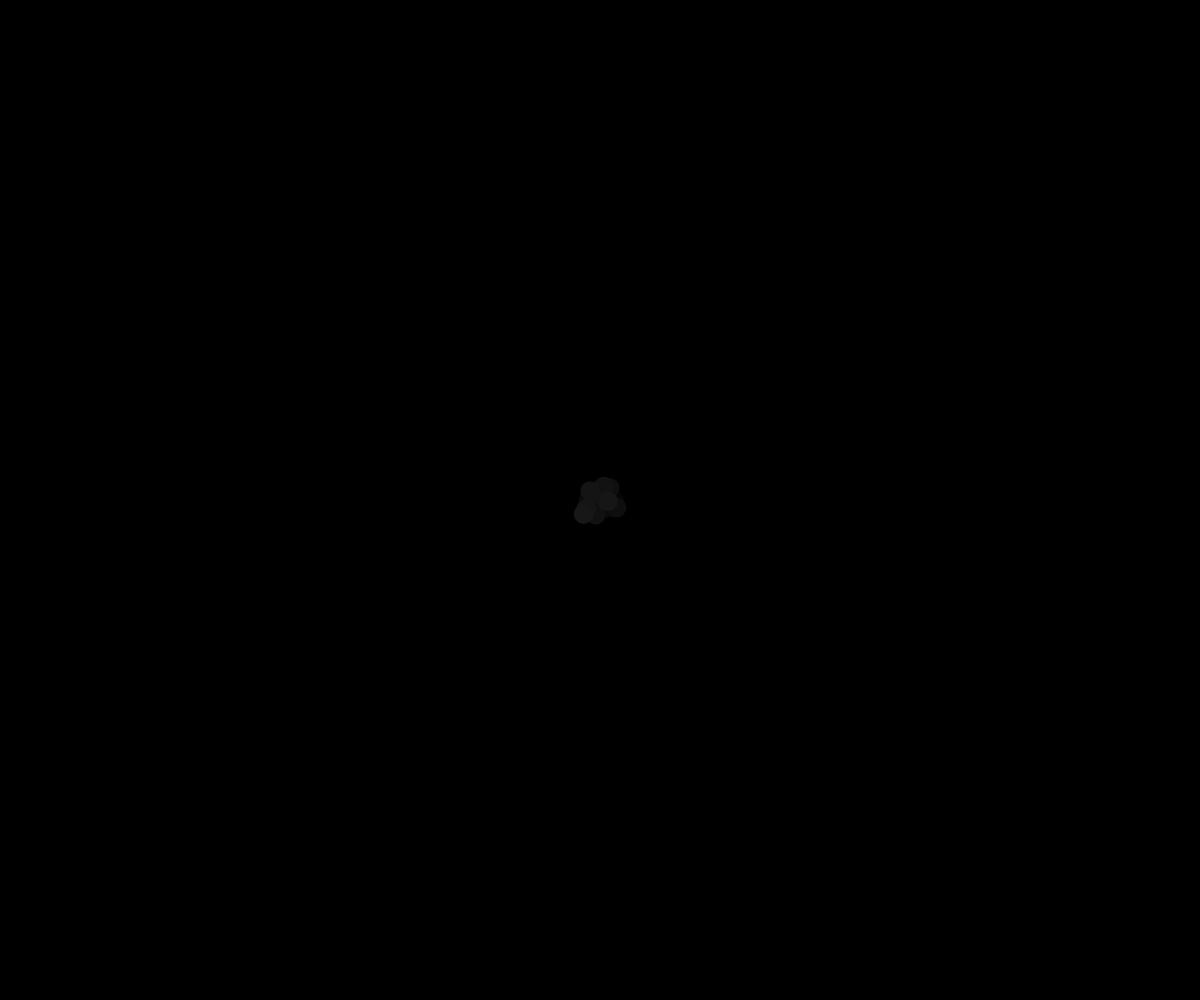
Frame 1 (no input)
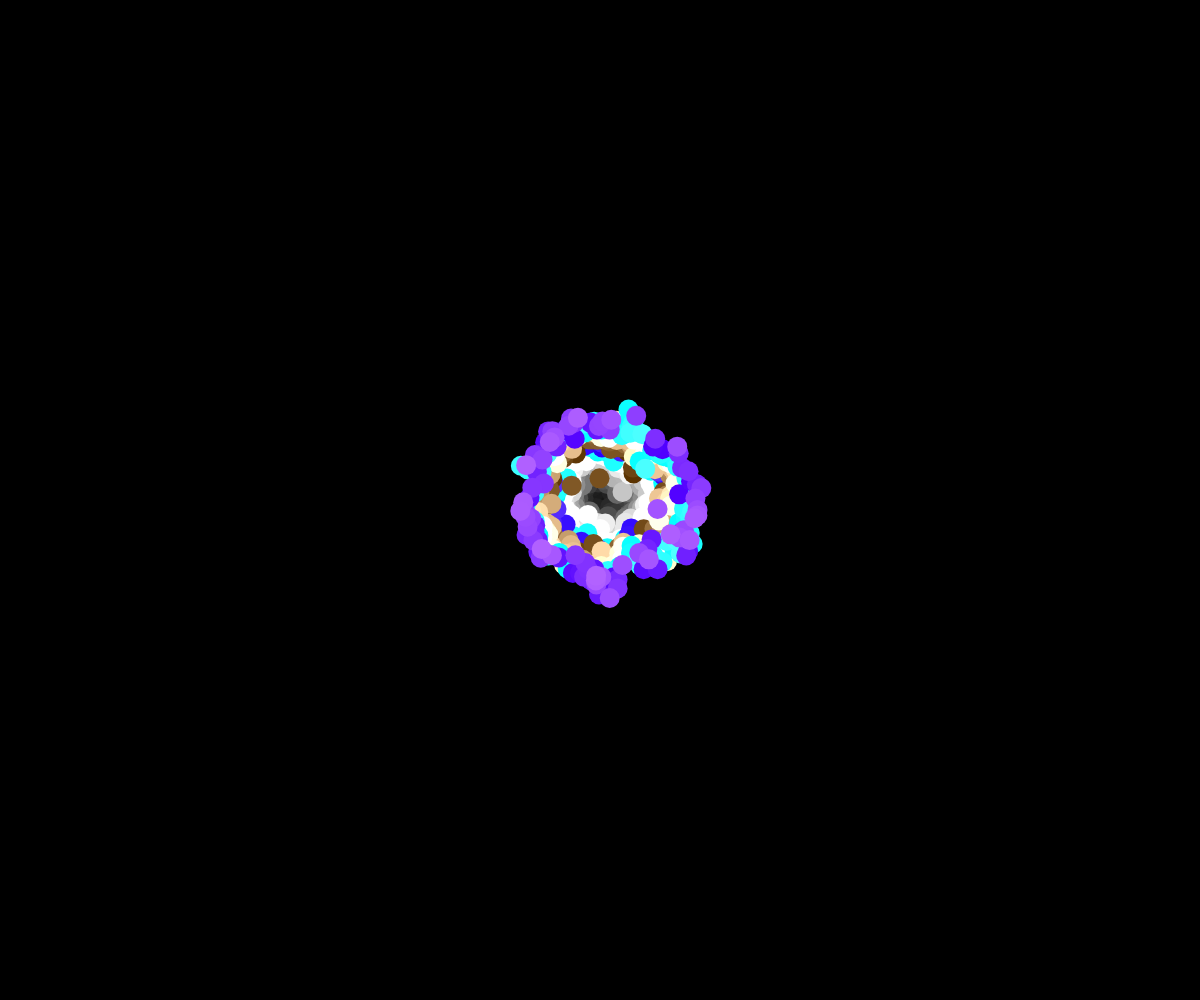
Frame 60 (no input)
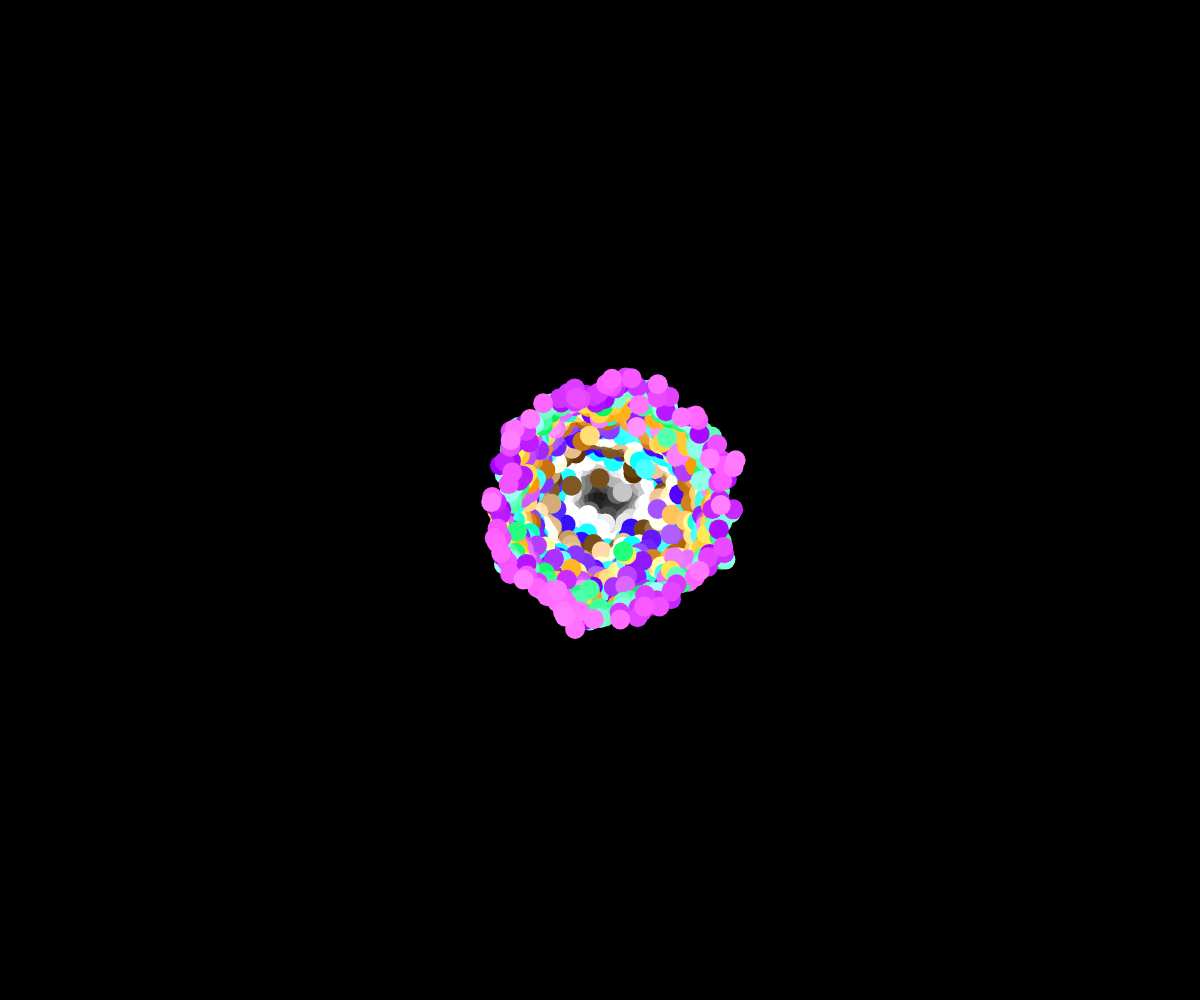
Frame 120 (the mouse pressed at the canvas centre since frame 60)

The p5.js sketch that drew these frames (run headless with seeded random() and noise() and a simulated clock; from frame 60 on, the mouse is pressed at the canvas centre):

// p5.js sketch
// ── sketch.js
//Nicholas Huaman
var r = 4;
var k = 30;
var grid = [];
var w = r / Math.sqrt(2);
var active = [];
var cols, rows;
var ordered = [];

function setup() {
  createCanvas(window.innerWidth, window.innerHeight);
  background(0);
  strokeWeight(4);
  colorMode(RGB);

  // STEP 0
  cols = floor(width / w);
  rows = floor(height / w);
  for (var i = 0; i < cols * rows; i++) {
    grid[i] = undefined;
  }

  // STEP 1
  var x = width / 2;
  var y = height / 2;
  var i = floor(x / w);
  var j = floor(y / w);
  var pos = createVector(x, y);
  grid[i + j * cols] = pos;
  active.push(pos);
}

function draw() {
  background(0);
  
  //noLoop();

  for (var total = 0; total < 25; total++) {
    if (active.length > 0) {
      var randIndex = floor(random(active.length));
      var pos = active[randIndex];
      var found = false;
      for (var n = 0; n < k; n++) {
        var sample = p5.Vector.random2D();
        var m = random(r, 2 * r);
        sample.setMag(m);
        sample.add(pos);

        var col = floor(sample.x / w);
        var row = floor(sample.y / w);

        if (col > -1 && row > -1 && col < cols && row < rows && !grid[col + row * cols]) {
          var ok = true;
          for (var i = -1; i <= 1; i++) {
            for (var j = -1; j <= 1; j++) {
              var index = (col + i) + (row + j) * cols;
              var neighbor = grid[index];
              if (neighbor) {
                var d = p5.Vector.dist(sample, neighbor);
                if (d < r) {
                  ok = false;
                }
              }
            }
          }
          if (ok) {
            found = true;
            grid[col + row * cols] = sample;
            active.push(sample);
            ordered.push(sample);
            // Should we break?
            break;
          }
        }
      }

      if (!found) {
        active.splice(randIndex, 1);
      }

    }
  }

  for (var i = 0; i < ordered.length; i++) {
    if (ordered[i]) {
      stroke(i % 360, i % 400, i % 450);
      strokeWeight(r * 5);
      point(ordered[i].x, ordered[i].y);
    }
  }

  // for (var i = 0; i < active.length; i++) {
  //   stroke(255, 0, 255);
  //   strokeWeight(1);
  //   point(active[i].x, active[i].y);
  // }
  //console.log(active.length);
}
